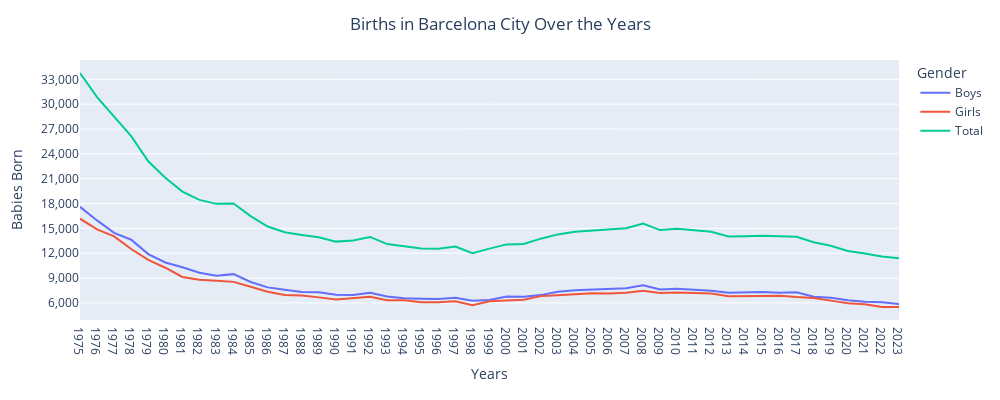

Notebook cell for this chart:
### Code cell
# With the total variable
# Step 1: Create the traces of the plots
fig = px.line(babies, 
              x = "Year", 
              y=["Boys", "Girls", 'Total']
             )

# Update the layout of the plot with a title
fig.update_layout(title_text='Births in Barcelona City Over the Years',
                  title_x=0.5,  # Centers the title
                  xaxis_title='Years',
                  yaxis_title='Babies Born',
                  legend_title='Gender',
                  width=1000,  # Set the width of the plot (increase for wider)
                  height=400   # Set the height of the plot (increase for taller)
                 )

# Ensure every year is displayed on the x-axis
fig.update_xaxes(
    dtick=1,  # Forces tick marks to appear every 1 year
    tickmode="linear",
    showgrid=False)

# Make the y-axis more detailed
fig.update_yaxes(
    dtick=3000, # Adjusts tick marks to show every 3,000 births
    tickformat=",",  # Adds comma formatting to large numbers
    showgrid=True  # Optional: shows grid lines for better readability
)

# Step 2: Show the plot
fig.show()

### Figure 1 — Plotly figure (JSON) as saved in the notebook; plotly's stock layout.template omitted (floating-point values rounded to 4 significant figures)
{"data": [{"hovertemplate": "variable=Boys<br>Year=%{x}<br>value=%{y}<extra></extra>", "legendgroup": "Boys", "line": {"color": "#636efa", "dash": "solid"}, "marker": {"symbol": "circle"}, "mode": "lines", "name": "Boys", "orientation": "v", "showlegend": true, "type": "scatter", "x": [2023, 2022, 2021, 2020, 2019, 2018, 2017, 2016, 2015, 2014, 2013, 2012, 2011, 2010, 2009, 2008, 2007, 2006, 2005, 2004, 2003, 2002, 2001, 2000, 1999, 1998, 1997, 1996, 1995, 1994, 1993, 1992, 1991, 1990, 1989, 1988, 1987, 1986, 1985, 1984, 1983, 1982, 1981, 1980, 1979, 1978, 1977, 1976, 1975], "xaxis": "x", "y": [5874, 6090, 6135, 6312, 6626, 6749, 7292, 7216, 7302, 7294, 7219, 7456, 7566, 7718, 7615, 8141, 7776, 7703, 7573, 7519, 7347, 6941, 6734, 6785, 6356, 6273, 6614, 6479, 6503, 6563, 6785, 7238, 6956, 6998, 7272, 7316, 7582, 7875, 8524, 9474, 9294, 9646, 10306, 10882, 11901, 13632, 14459, 15962, 17603], "yaxis": "y"}, {"hovertemplate": "variable=Girls<br>Year=%{x}<br>value=%{y}<extra></extra>", "legendgroup": "Girls", "line": {"color": "#EF553B", "dash": "solid"}, "marker": {"symbol": "circle"}, "mode": "lines", "name": "Girls", "orientation": "v", "showlegend": true, "type": "scatter", "x": [2023, 2022, 2021, 2020, 2019, 2018, 2017, 2016, 2015, 2014, 2013, 2012, 2011, 2010, 2009, 2008, 2007, 2006, 2005, 2004, 2003, 2002, 2001, 2000, 1999, 1998, 1997, 1996, 1995, 1994, 1993, 1992, 1991, 1990, 1989, 1988, 1987, 1986, 1985, 1984, 1983, 1982, 1981, 1980, 1979, 1978, 1977, 1976, 1975], "xaxis": "x", "y": [5504, 5511, 5840, 5967, 6273, 6579, 6703, 6871, 6818, 6771, 6799, 7128, 7209, 7249, 7184, 7457, 7240, 7147, 7160, 7077, 6929, 6818, 6379, 6283, 6203, 5731, 6194, 6077, 6081, 6310, 6324, 6732, 6570, 6404, 6667, 6898, 6948, 7354, 7958, 8540, 8671, 8796, 9137, 10247, 11203, 12510, 14031, 14891, 16170], "yaxis": "y"}, {"hovertemplate": "variable=Total<br>Year=%{x}<br>value=%{y}<extra></extra>", "legendgroup": "Total", "line": {"color": "#00cc96", "dash": "solid"}, "marker": {"symbol": "circle"}, "mode": "lines", "name": "Total", "orientation": "v", "showlegend": true, "type": "scatter", "x": [2023, 2022, 2021, 2020, 2019, 2018, 2017, 2016, 2015, 2014, 2013, 2012, 2011, 2010, 2009, 2008, 2007, 2006, 2005, 2004, 2003, 2002, 2001, 2000, 1999, 1998, 1997, 1996, 1995, 1994, 1993, 1992, 1991, 1990, 1989, 1988, 1987, 1986, 1985, 1984, 1983, 1982, 1981, 1980, 1979, 1978, 1977, 1976, 1975], "xaxis": "x", "y": [11378, 11601, 11975, 12279, 12899, 13328, 13995, 14087, 14120, 14065, 14018, 14584, 14775, 14967, 14799, 15598, 15016, 14850, 14733, 14596, 14276, 13759, 13113, 13068, 12559, 12004, 12808, 12556, 12584, 12873, 13109, 13970, 13526, 13402, 13939, 14214, 14530, 15229, 16482, 18014, 17965, 18442, 19443, 21129, 23104, 26142, 28490, 30853, 33773], "yaxis": "y"}], "layout": {"height": 400, "legend": {"title": {"text": "Gender"}, "tracegroupgap": 0}, "margin": {"t": 60}, "title": {"text": "Births in Barcelona City Over the Years", "x": 0.5}, "width": 1000, "xaxis": {"anchor": "y", "autorange": true, "domain": [0, 1], "dtick": 1, "range": [1975, 2023], "showgrid": false, "tickmode": "linear", "title": {"text": "Years"}, "type": "linear"}, "yaxis": {"anchor": "x", "autorange": true, "domain": [0, 1], "dtick": 3000, "range": [3934.0, 35340.0], "showgrid": true, "tickformat": ",", "title": {"text": "Babies Born"}, "type": "linear"}}}
